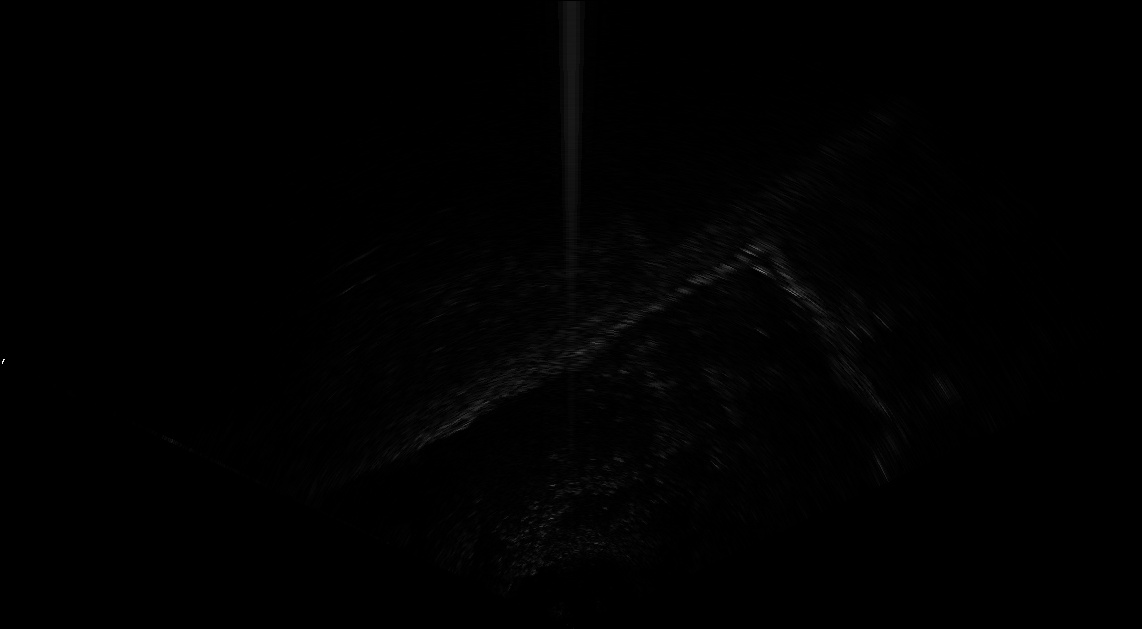
#> input picture scripts/img1.jpg, 1142 x 629 px, found by its file name; the run also reads 1 picture not shown here
$ python dft_match.py   (Python 2 division)
#> lines starting #> are read from the running program, lines starting #| are printed output that depends on the picture; long printed decimals are rounded
#!/usr/bin/python
# -*- coding: utf-8 -*-
import cv2
import numpy as np
import matplotlib.pyplot as plt

def to_np_mat(inp):
    r, c, ch = inp.shape
    ret = np.zeros((r, c)) + 0j
    for i in range(r):
        for j in range(c):
            ret[i][j] = inp[i][j][0] + 1j * inp[i][j][1]
    return ret

def to_cv_mat(inp):
    r, c = inp.shape
    ret = np.zeros((r, c, 2))
    for i in range(r):
        for j in range(c):
            ret[i][j][0] = np.real(inp[i][j])
            ret[i][j][1] = np.imag(inp[i][j])
    return ret


img = cv2.imread('/home/horimoto/img1.jpg', 0)
#> img is the input picture: shape (629, 1142); min 0, max 249, mean 1.2
# cv2.imshow('image 1', img)

img2 = cv2.imread('/home/horimoto/img2.jpg', 0)
# cv2.imshow("image 2", img2)

img = cv2.GaussianBlur(img, (5, 5), 0)
img2 = cv2.GaussianBlur(img2, (5, 5), 0)


img = np.float32(img)
img2 = np.float32(img2)
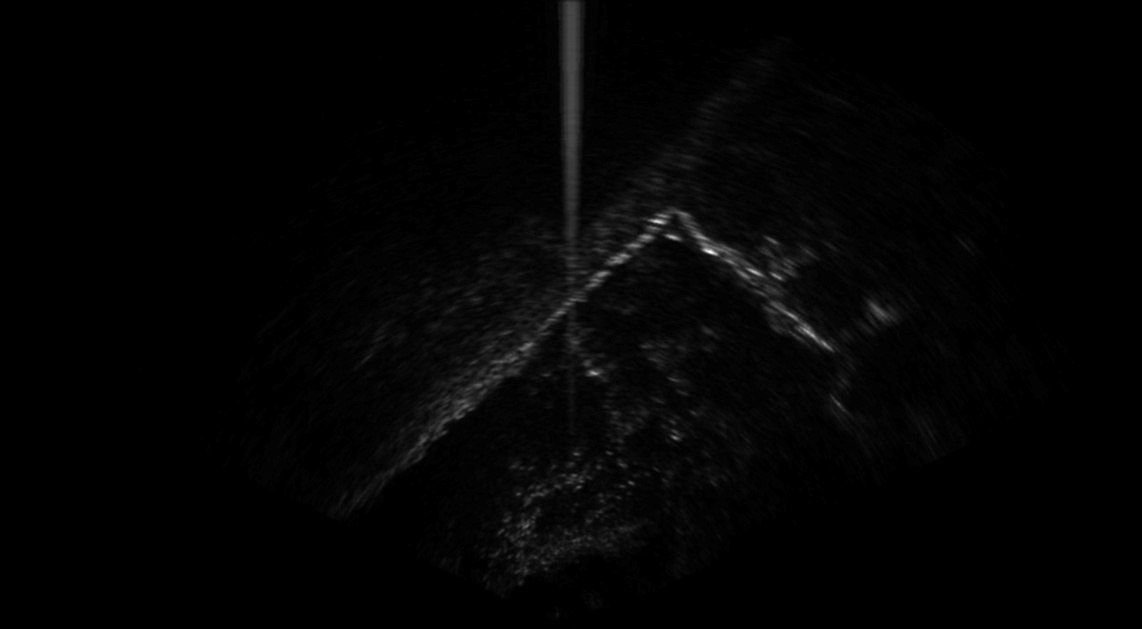
#> img2: shape (629, 1142) float32; min 0, max 83, mean 1.2; drawn with min black and max white
(dx, dy), _ = cv2.phaseCorrelate(img, img2)
#> dx = -0.0635; dy = 0.0904
print dx, dy
#| -0.06352 0.09043

rows, cols = img.shape
#> rows = 629; cols = 1142
m_def = np.float32([[1, 0, 0 + cols], [0, 1, 0 + rows]])
#> m_def = [[1, 0, 1142], [0, 1, 629]]
m = np.float32([[1, 0, -dx + cols], [0, 1, -dy + rows]])
#> m = [[1, 0, 1142.1], [0, 1, 628.9]]
dst = cv2.warpAffine(img, m_def, (cols * 2, rows * 2))
dst2 = cv2.warpAffine(img2, m, (cols * 2, rows * 2))

cv2.imwrite("/home/horimoto/res1.bmp", dst)
cv2.imwrite("/home/horimoto/res2.bmp", dst2)


# [44 lines of commented-out code are left out]
